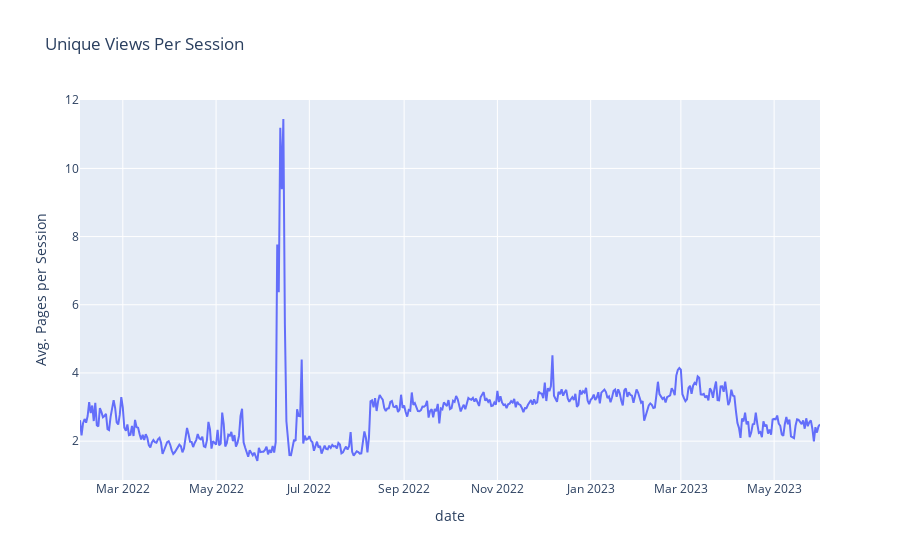

Here is the notebook cell this chart was saved with:
### Code cell
# rec_academy graph

px.line(rec_academy, x = 'date', y = 'pages_per_session', title = 'Unique Views Per Session',
       labels = {'pages_per_session': 'Avg. Pages per Session'}
       
       )

### Figure 1 — Plotly figure (JSON) as saved in the notebook; plotly's stock layout.template omitted (floating-point values rounded to 4 significant figures; data arrays with more than 128 entries replaced by an {"elided": "..."} marker saying what was removed)
{"data": [{"hovertemplate": "date=%{x}<br>Avg. Pages per Session=%{y}<extra></extra>", "legendgroup": "", "line": {"color": "#636efa", "dash": "solid"}, "marker": {"symbol": "circle"}, "mode": "lines", "name": "", "orientation": "v", "showlegend": false, "type": "scatter", "x": {"elided": "485 str values"}, "xaxis": "x", "y": {"elided": "485 float values"}, "yaxis": "y"}], "layout": {"autosize": true, "legend": {"tracegroupgap": 0}, "title": {"text": "Unique Views Per Session"}, "xaxis": {"anchor": "y", "autorange": true, "domain": [0, 1], "range": ["2022-02-01", "2023-05-31"], "title": {"text": "date"}, "type": "date"}, "yaxis": {"anchor": "x", "autorange": true, "domain": [0, 1], "range": [0.8604, 12.01], "title": {"text": "Avg. Pages per Session"}, "type": "linear"}}}
